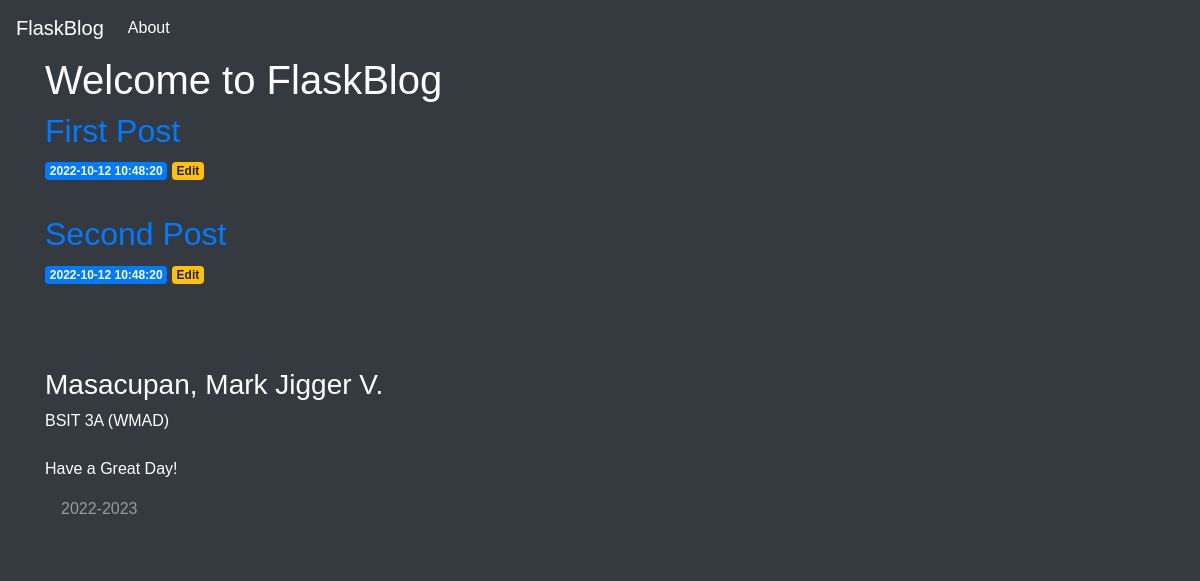
Before: / with the older database file.
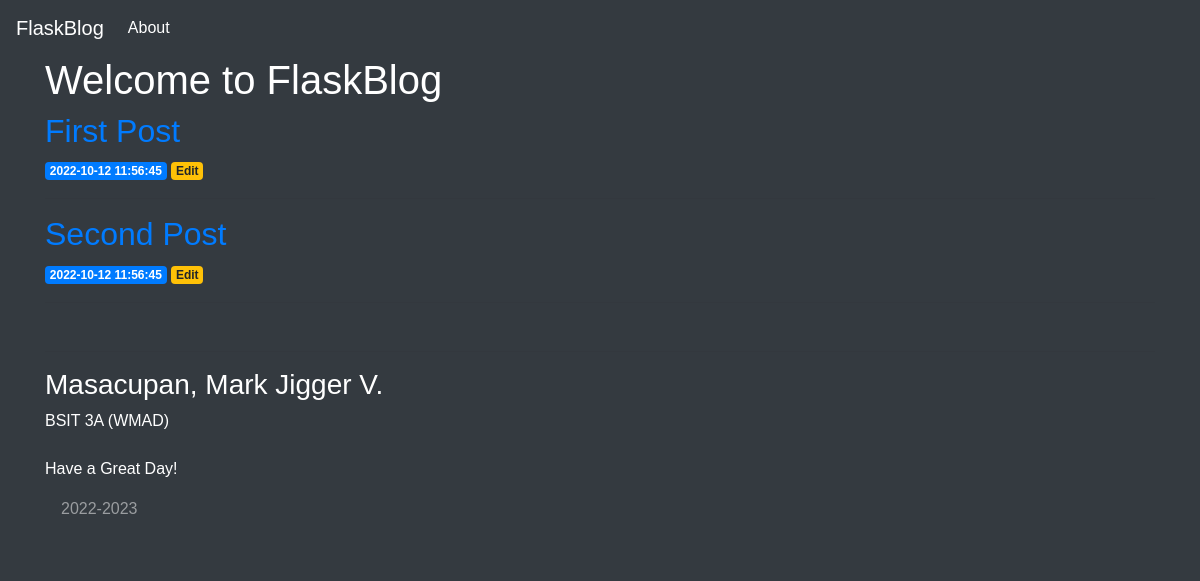
After: the same page with the newer database file.
### tables this page shows
CREATE TABLE posts (
    id INTEGER PRIMARY KEY AUTOINCREMENT,
    created TIMESTAMP NOT NULL DEFAULT CURRENT_TIMESTAMP,
    title TEXT NOT NULL,
    content TEXT NOT NULL
);

### app.py (the view)
@app.route('/')
def index():
    conn = get_db_connection()
    posts = conn.execute('SELECT * FROM posts').fetchall()
    conn.close()
    return render_template('index.html', posts=posts)

### app.py (called while the page is built)
def get_db_connection():
    conn = sqlite3.connect('database.db')
    conn.row_factory = sqlite3.Row
    print("Test")
    return conn

### templates/index.html (shortened to what this page needs)
<!DOCTYPE html>
<html lang="en">
<head>
    <link rel="stylesheet" href="{{ url_for('static', filename= 'css/style.css') }}">
</head>
<body>
<body>
    {% extends 'base.html' %}
        {% block content %}
            <h1>{% block title %} Welcome to FlaskBlog {% endblock %}</h1>
            {% for post in posts %}
                <a href="{{ url_for('post', post_id=post['id']) }}">
                    <h2>{{ post['title'] }}</h2>
                </a>
                <span class="badge badge-primary">{{ post['created'] }}</span>
                <a href="{{ url_for('edit', id=post['id']) }}">
                <span class="badge badge-warning">Edit</span>
                </a>
            <hr>
        {% endfor %}
    {% endblock %}

### templates/base.html (shortened to what this page needs)
<!doctype html>
<html lang="en">
  <head>
    <link rel="stylesheet" href="https://stackpath.bootstrapcdn.com/bootstrap/4.3.1/css/bootstrap.min.css">
  </head>
  <body  class="bg-dark">
    <nav class="navbar navbar-expand-md navbar-dark bg-dark">
        <a class="navbar-brand" href="{{ url_for('index')}}">FlaskBlog</a>
        <div class="collapse navbar-collapse" id="navbarNav">
            <ul class="navbar-nav">
            <li class="nav-item active">
                <a class="nav-link" href="#">About</a>
            </li>
            </ul>
        </div>
    </nav>
    <div class="container text-white">
        {% block content %} {% endblock %}
    </div>
    <footer class="py-3 bg-dark text-white" id="footer">
      <div class="container" data-aos="zoom-in">
        <hr />
        <h3>Masacupan, Mark Jigger V.</h3>
        <p class="mb-4">BSIT 3A (WMAD)</p>
        <p class="">Have a Great Day!</p>
        <p class="mt-3 text-white-50">
          <span id="copy-right-date">2022-2023</span>
        </p>
      </div>
    </footer>
  </body>
</html>

### static/css/style.css (style rules this page uses)
body, html { overflow-x: hidden; }
body * { font-family: "Kanit", sans-serif !important; }

Changed rows visible on the page:
changed posts "First Post": created "2022-10-12 10:48:20" → "2022-10-12 11:56:45"
changed posts "Second Post": created "2022-10-12 10:48:20" → "2022-10-12 11:56:45"
